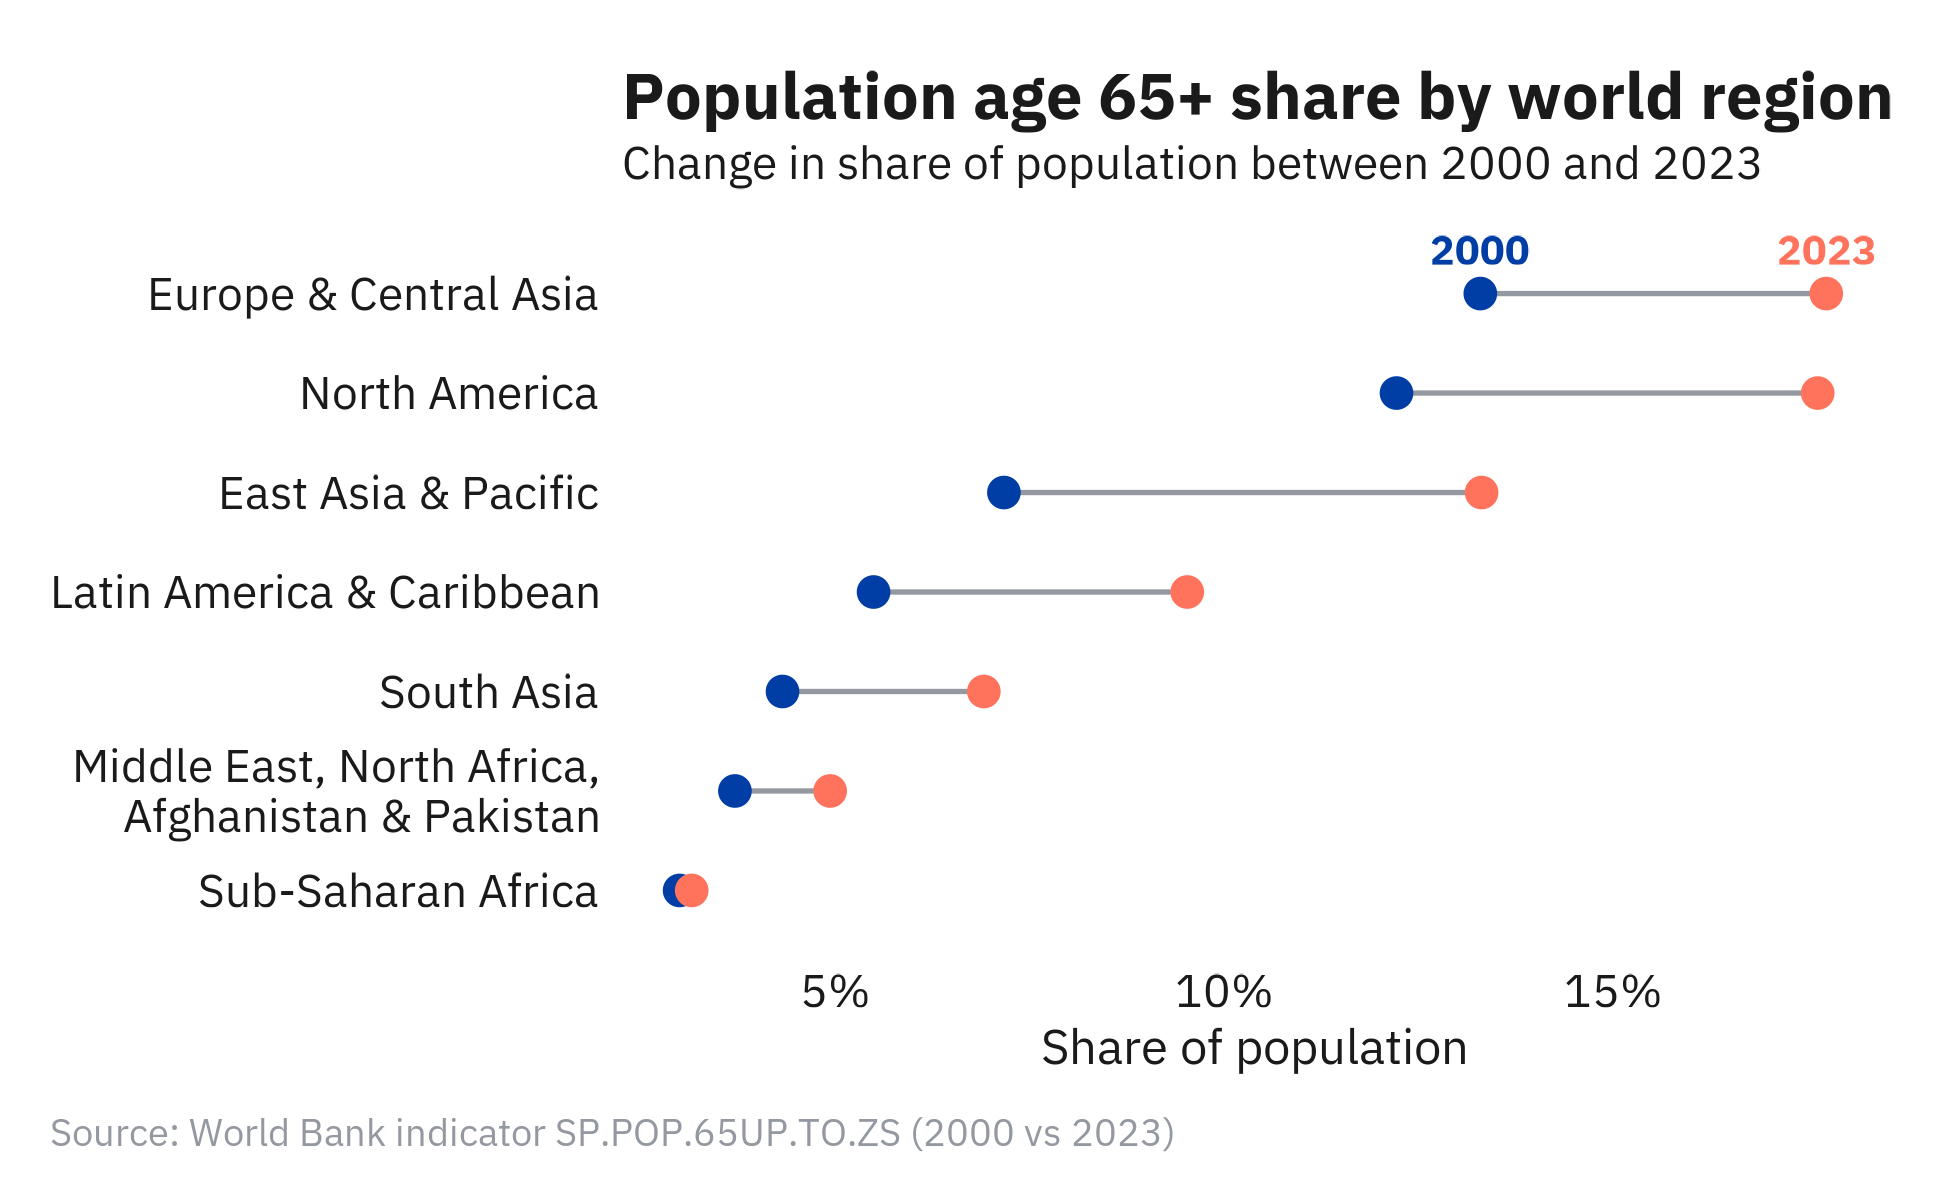

The script that drew this image:
source("theme_k88chart.R")

df_dumbbell <- read.csv("data/dumbbell.csv", stringsAsFactors = FALSE)
df_dumbbell$category <- sub(
  "Middle East, North Africa, Afghanistan & Pakistan",
  "Middle East, North Africa,\nAfghanistan & Pakistan",
  df_dumbbell$category,
  fixed = TRUE
)
label_row <- df_dumbbell[1, ]
df_dumbbell$category <- factor(df_dumbbell$category, levels = rev(df_dumbbell$category))

p <- ggplot(df_dumbbell) +
  geom_segment(aes(x = before, xend = after, y = category, yend = category),
               color = k88_gray, linewidth = 0.6) +
  geom_point(aes(x = before, y = category), size = 3, color = k88_blue) +
  geom_point(aes(x = after, y = category), size = 3, color = k88_red) +
  annotate("text", x = label_row$after, y = as.character(label_row$category), label = "2023",
           color = k88_red, fontface = "bold", size = 3.5, vjust = -1) +
  annotate("text", x = label_row$before, y = as.character(label_row$category), label = "2000",
           color = k88_blue, fontface = "bold", size = 3.5, vjust = -1) +
  scale_x_continuous(labels = function(x) paste0(x, "%")) +
  labs(
    title = "Population age 65+ share by world region",
    subtitle = "Change in share of population between 2000 and 2023",
    x = "Share of population", y = NULL,
    caption = k88_source_caption("World Bank indicator SP.POP.65UP.TO.ZS (2000 vs 2023)")
  ) +
  coord_cartesian(clip = "off") +
  theme_k88chart() +
  theme(panel.grid.major.y = element_blank())

k88_save("examples/dumbbell.png", p)
